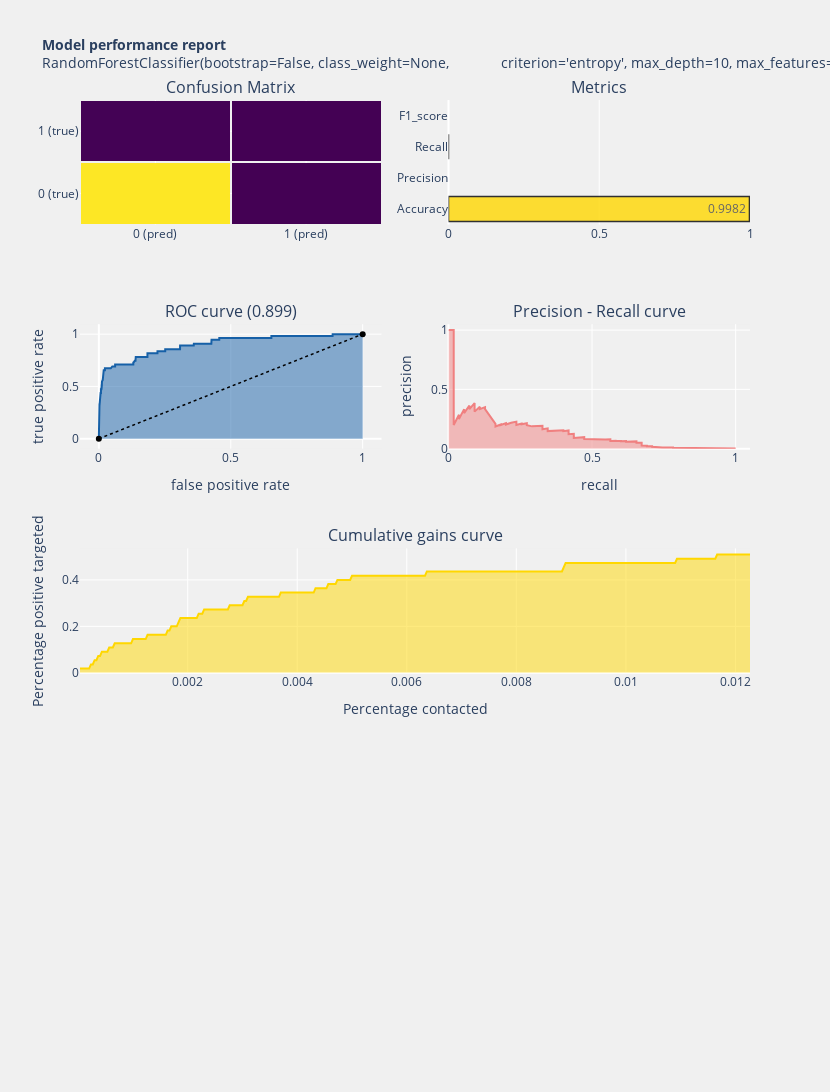

Write notebook code for a chart like this one.
### Code cell
model_performance(resultadoClasificadorRFXG[2],resultadoClasificadorRFXG[4], resultadoClasificadorRFXG[5],resultadoClasificadorRFXG[2].predict_proba(X_test)[:,1])

### Figure 1 — Plotly figure (JSON) as saved in the notebook; plotly's stock layout.template omitted (floating-point values rounded to 4 significant figures; data arrays with more than 128 entries replaced by an {"elided": "..."} marker saying what was removed)
{"data": [{"colorscale": [[0, "#440154"], [0.1111, "#482878"], [0.2222, "#3e4989"], [0.3333, "#31688e"], [0.4444, "#26828e"], [0.5556, "#1f9e89"], [0.6667, "#35b779"], [0.7778, "#6ece58"], [0.8889, "#b5de2b"], [1, "#fde725"]], "showscale": false, "type": "heatmap", "x": ["0 (pred)", "1 (pred)"], "xaxis": "x", "xgap": 2, "y": ["0 (true)", "1 (true)"], "yaxis": "y", "ygap": 2, "z": [[29945, 0], [55, 0]]}, {"marker": {"color": ["gold", "lightgreen", "lightcoral", "lightskyblue"], "line": {"color": "#000000", "width": 1.5}}, "opacity": 0.8, "orientation": "h", "text": [0.9982, null, 0, null], "textposition": "auto", "type": "bar", "x": [0.9982, null, 0, null], "xaxis": "x2", "y": ["Accuracy", "Precision", "Recall", "F1_score"], "yaxis": "y2"}, {"fill": "tozeroy", "line": {"color": "rgb(22, 96, 167)", "width": 2}, "name": "Roc : 0.899", "type": "scatter", "x": {"elided": "4076 float values"}, "xaxis": "x3", "y": {"elided": "4076 float values"}, "yaxis": "y3"}, {"line": {"color": "black", "dash": "dot", "width": 1.5}, "type": "scatter", "x": [0, 1], "xaxis": "x3", "y": [0, 1], "yaxis": "y3"}, {"fill": "tozeroy", "line": {"color": "lightcoral", "width": 2}, "name": "Precision[0.00206821 0.00203145 0.00203191 ... 0.5        1.         1.        ]", "type": "scatter", "x": {"elided": "5415 float values"}, "xaxis": "x4", "y": {"elided": "5415 float values"}, "yaxis": "y4"}, {"fill": "tozeroy", "line": {"color": "gold", "width": 2}, "name": "Lift curve", "type": "scatter", "x": {"elided": "368 float values"}, "xaxis": "x5", "y": {"elided": "30000 float values"}, "yaxis": "y5"}], "layout": {"annotations": [{"font": {"size": 16}, "showarrow": false, "text": "Confusion Matrix", "x": 0.225, "xanchor": "center", "xref": "paper", "y": 1, "yanchor": "bottom", "yref": "paper"}, {"font": {"size": 16}, "showarrow": false, "text": "Metrics", "x": 0.775, "xanchor": "center", "xref": "paper", "y": 1, "yanchor": "bottom", "yref": "paper"}, {"font": {"size": 16}, "showarrow": false, "text": "ROC curve (0.899)", "x": 0.225, "xanchor": "center", "xref": "paper", "y": 0.7188, "yanchor": "bottom", "yref": "paper"}, {"font": {"size": 16}, "showarrow": false, "text": "Precision - Recall curve", "x": 0.775, "xanchor": "center", "xref": "paper", "y": 0.7188, "yanchor": "bottom", "yref": "paper"}, {"font": {"size": 16}, "showarrow": false, "text": "Cumulative gains curve", "x": 0.5, "xanchor": "center", "xref": "paper", "y": 0.4375, "yanchor": "bottom", "yref": "paper"}], "autosize": false, "height": 1500, "margin": {"b": 195}, "paper_bgcolor": "rgba(240,240,240, 0.95)", "plot_bgcolor": "rgba(240,240,240, 0.95)", "showlegend": false, "title": {"font": {"size": 14}, "text": "<b>Model performance report</b><br>RandomForestClassifier(bootstrap=False, class_weight=None,\n            criterion='entropy', max_depth=10, max_features='auto',\n            max_leaf_nodes=None, min_impurity_decrease=0.0,\n            min_impurity_split=None, min_samples_leaf=1,\n            min_samples_split=2, min_weight_fraction_leaf=0.0,\n            n_estimators=500, n_jobs=None, oob_score=False,\n            random_state=1234, verbose=0, warm_start=False)"}, "width": 830, "xaxis": {"anchor": "y", "domain": [0, 0.45]}, "xaxis2": {"anchor": "y2", "domain": [0.55, 1], "range": [0, 1]}, "xaxis3": {"anchor": "y3", "domain": [0, 0.45], "title": {"text": "false positive rate"}}, "xaxis4": {"anchor": "y4", "domain": [0.55, 1], "range": [0, 1.05], "title": {"text": "recall"}}, "xaxis5": {"anchor": "y5", "domain": [0, 1], "title": {"text": "Percentage contacted"}}, "xaxis6": {"anchor": "y6", "domain": [0, 1]}, "yaxis": {"anchor": "x", "domain": [0.8438, 1]}, "yaxis2": {"anchor": "x2", "domain": [0.8438, 1]}, "yaxis3": {"anchor": "x3", "domain": [0.5625, 0.7188], "title": {"text": "true positive rate"}}, "yaxis4": {"anchor": "x4", "domain": [0.5625, 0.7188], "range": [0, 1.05], "title": {"text": "precision"}}, "yaxis5": {"anchor": "x5", "domain": [0.2812, 0.4375], "title": {"text": "Percentage positive targeted"}}, "yaxis6": {"anchor": "x6", "domain": [0, 0.1562]}}}
